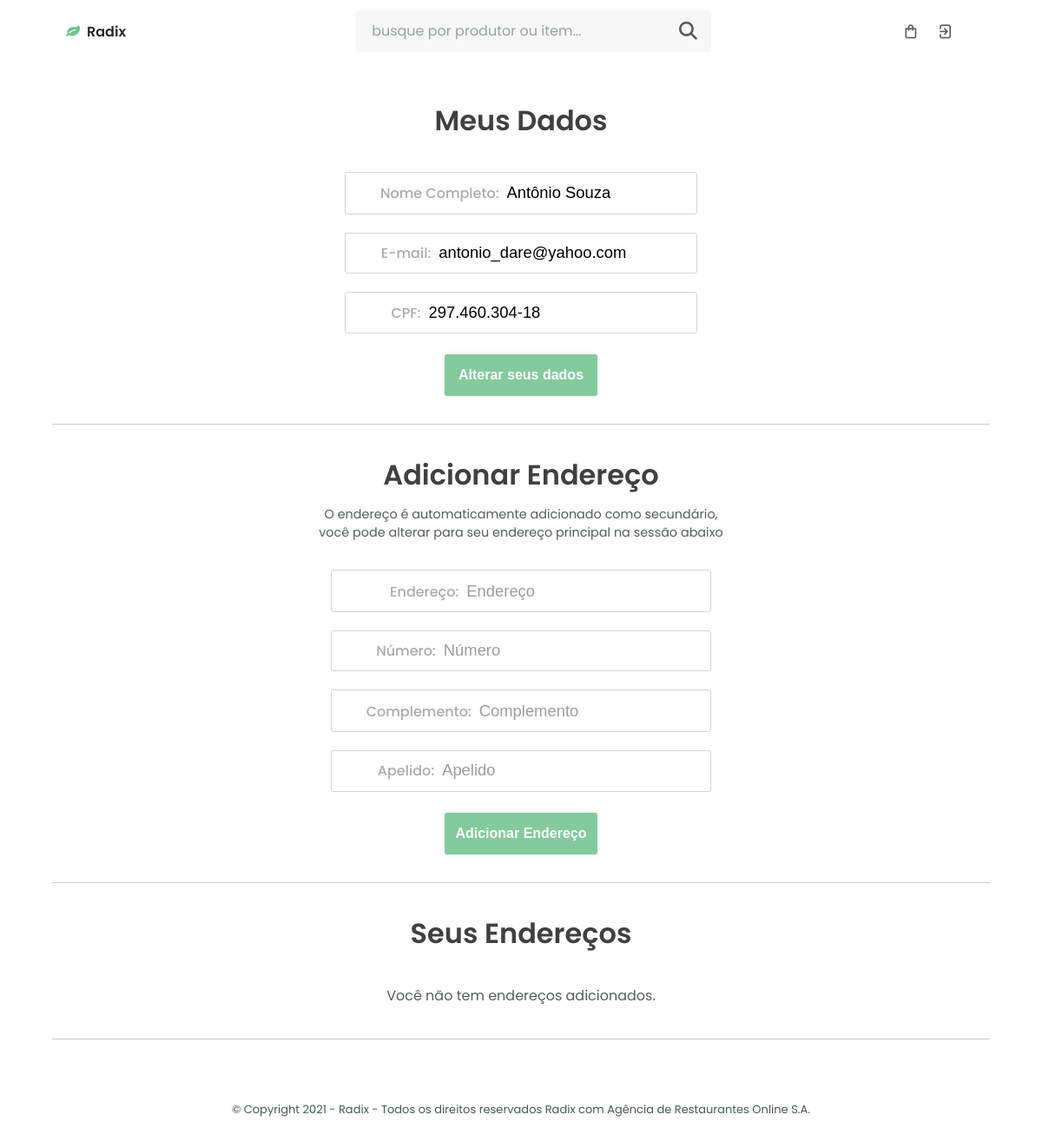
Screenshot of /perfilCliente.php (signed in) with the database file from the repository.
### tables this page shows
create table tblCliente(
idCliente int auto_increment primary key,
nome varchar(50),
cpf varchar(14),
email varchar(50),
senha varchar(15),
statusConta bit
);

### perfilCliente.php (the view, shortened to what this page needs)
<?php
include("php/conexao.php");
include('php/loadItem.php');
$idCliente = $_SESSION['idCliente'];
$sql = $pdo->query("SELECT * from tblCliente where idCliente = '$idCliente'");
if ($sql->rowCount() > 0) {
    foreach ($sql->fetchAll() as $value3) {
    }
}
$idCliente = $_SESSION['idCliente'];
$consultaEndereco = "SELECT * from tblEndereco where idCliente = $idCliente and statusEndereco = 1;";
$conEndereco = $pdo->query($consultaEndereco) or die($mysqli->error);
$connEndereco = $mysqli->query($consultaEndereco) or die($mysqli->error);
?>
<!DOCTYPE html>
<html lang="en">
<head>
    <link rel="stylesheet" href="https://cdn.jsdelivr.net/npm/boxicons@latest/css/boxicons.min.css">
    <link rel="stylesheet" href="https://unpkg.com/swiper@7/swiper-bundle.min.css" />
    <link rel="stylesheet" href="assets/css/stylePClient.css">
    <link rel="stylesheet" href="https://cdnjs.cloudflare.com/ajax/libs/font-awesome/5.15.4/css/all.min.css">
    <link rel="stylesheet" href="https://cdnjs.cloudflare.com/ajax/libs/font-awesome/6.1.1/css/all.min.css">
    <link rel="stylesheet" href="https://cdnjs.cloudflare.com/ajax/libs/font-awesome/4.7.0/css/font-awesome.min.css">
    <link rel="stylesheet" href="https://unicons.iconscout.com/release/v4.0.0/css/line.css">
</head>
<body>
    <header class="header" id="header">
        <nav class="nav nav__container">
            <a href="initial.php" class="nav__logo first"> <i class="fa fa-leaf"></i>Radix</a>
            <div class="nav__menu" id="nav-menu">
                <ul class="nav__list__initial">
                    <form action="" class="search-form">
                        <input id="enter" type="search" placeholder="busque por produtor ou item..." id="search-box">
                        <button onclick="searchData()">
                            <label for="search-box" class="fas fa-search"></label></button>
                    </form>
                    <div class="nav__icon">
                        <li class="nav__item">
                            <div id="cart-btn" class="uil uil-shopping-bag nav__link"></div>
                        </li>
                        <li class="nav__item">
                            <a href="php/logout.php" class="uil uil-signout nav__link" style="font-size: 1.2rem !important"></a>
                        </li>
                    </div>
                </ul>
            </div>
        </nav>
    </header>
    <main class="main initial__home">
        <section class="page__header">
            <h2>Meus Dados</h2>
            <div class="caixa__grande">
                <form action="#" method="POST" class="alter-form" enctype="multipart/form-data">
                    <div class="caixa">
                        <label for="nome">ㅤㅤNome Completo:
                            <input type="text" id="nome" placeholder="Nome Completo" name="nome" value="<?php echo $value3['nome']; ?>">
                        </label>
                    </div>
                    <div class="caixa2">
                        <label for="detalhe">E-mail:
                            <input type="text" id="email" placeholder="E-mail" name="email" value="<?php echo $value3['email']; ?>">
                        </label>
                    </div>
                    <div class="caixa3">
                        <label for="detalhe">CPF:
                            <input type="text" id="cpf" placeholder="CPF" name="cpf" value="<?php echo $value3['cpf']; ?>">
                        </label>
                    </div>
                    <input type="submit" class="btn2" value="Alterar seus dados" name="sub">
                </form>
            </div>
        </section>
        <section class="page__header">
            <h2 style="margin-top: 2rem">Adicionar Endereço</h2>
            <span style="font-size: 0.9rem;cursor: initial; margin-top:8px">O endereço é automaticamente adicionado como secundário,<br> você pode alterar para seu endereço principal na sessão abaixo</span>
            <div class="caixa__grande">
                <form action="#" method="POST" class="alter-form" enctype="multipart/form-data">
                    <div class="caixa">
                        <label for="nome">ㅤㅤEndereço:
                            <input type="text" id="endereco" placeholder="Endereço" name="endereco">
                        </label>
                    </div>
                    <div class="caixa2">
                        <label for="detalhe">Número:
                            <input type="text" id="cpf" placeholder="Número" name="numero">
                        </label>
                    </div>
                    <div class="caixa2">
                        <label for="detalhe">ㅤㅤComplemento:
                            <input type="text" id="email" placeholder="Complemento" name="complemento">
                        </label>
                    </div>
                    <div class="caixa3">
                        <label for="detalhe">Apelido:
                            <input type="text" id="cpf" placeholder="Apelido" name="apelidoEndereco">
                        </label>
                    </div>
                    <input type="submit" class="btn2" value="Adicionar Endereço" name="subEnd">
                </form>
            </div>
        </section>
        <section class="page__header">
            <h2 style="margin-top: 2rem">Seus Endereços</h2>
            <div class="caixa__grande">
                <form action="#" method="POST" class="alter-form" enctype="multipart/form-data">
                    <?php if ($conEndereco->rowCount() > 0) { ?>
                        <?php while ($dadoEnd = $connEndereco->fetch_array()) {
                            $idEndereco = $dadoEnd['idEndereco'];
                            $prin = "SELECT enderecoPrincipal from tblEndereco where idEndereco = $idEndereco";
                            $p = $mysqli->query($prin) or die($mysqli->error);
                            $pnn = $pdo->query($prin) or die($mysqli->error);
                            $prin2 = "SELECT enderecoPrincipal from tblEndereco where idEndereco = $idEndereco";
                            $p2 = $mysqli->query($prin2) or die($mysqli->error);
                            $pnn2 = $pdo->query($prin2) or die($mysqli->error);
                        ?>
                            <p style="margin-top: 0rem; text-align:start; font-size:1.6rem"><?php echo $dadoEnd['apelidoEndereco']; ?>
                                <?php while ($pp = $p->fetch_array()) {
                                    if ($pp['enderecoPrincipal'] == 1) { ?>
                                        (Principal)
                                    <?php } else { ?>
                                <?php }
                                } ?>
                            </p>
                            <a class="btn4" href="alterarEnd.php?idEndereco=<?php echo $dadoEnd["idEndereco"]; ?>"><i class="uil uil-pen"></i></a>
                            <a class="btn5" href="removerEndereco.php?idEndereco=<?php echo $dadoEnd["idEndereco"]; ?>"><i class="uil uil-trash"></i></a>
                            <div class="caixa">
                                <label for="nome">ㅤㅤEndereço:
                                    <input type="text" id="endereco" placeholder="Endereço" name="endereco" value="<?php echo $dadoEnd['endereco']; ?>">
                                </label>
                            </div>
                            <div class="caixa2">
                                <label for="detalhe">Número:
                                    <input type="text" id="cpf" placeholder="Número" name="numero" value="<?php echo $dadoEnd['numero']; ?>">
                                </label>
                            </div>
                            <div class="caixa2">
                                <label for="detalhe">ㅤㅤComplemento:
                                    <input type="text" id="email" placeholder="Complemento" name="complemento" value="<?php echo $dadoEnd['complemento']; ?>">
                                </label>
                            </div>
                            <div class="caixa3" style="margin-bottom: 1.2rem">
                                <label for="detalhe">Apelido:
                                    <input type="text" id="cpf" placeholder="Apelido" name="apelidoEndereco" value="<?php echo $dadoEnd['apelidoEndereco']; ?>">
                                </label>
                            </div>
                            <?php while ($pp2 = $p2->fetch_array()) {
                                    if ($pp2['enderecoPrincipal'] == 1) { ?>
                                    <?php } else { ?>
                                        <a class="btn6" href="atualizarEndereco.php?idEndereco=<?php echo $dadoEnd["idEndereco"]; ?>">Alterar para endereço principal</a>
                                <?php }
                                } ?>
                            <div class="alinhar">
                                <div id="linha-horizontal2"></div>
                            </div>
                        <?php }
                    } else {  ?>
                        <div class="caixa">
                            <span style="margin-bottom: 1rem">Você não tem endereços adicionados.</span>
                        </div>
                    <?php }  ?>
                </form>
            </div>
        </section>
        <footer class="section-p1">
            <div class="copyright">
                <p>© Copyright 2021 - Radix - Todos os direitos reservados Radix com Agência de Restaurantes Online S.A.</p>
            </div>
        </footer>
</body>
</html>

### rows the page displays
tblcliente: nome "Antônio Souza", email "antonio_dare@yahoo.com", cpf "297.460.304-18"
